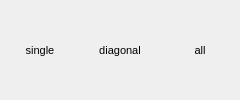
             <widget class="QWidget" name="widget_mipmap" native="true">
              <property name="styleSheet">
               <string notr="true"/>
              </property>
              <layout class="QHBoxLayout" name="horizontalLayout_4">
               <property name="spacing">
                <number>0</number>
               </property>
               <property name="leftMargin">
                <number>0</number>
               </property>
               <property name="topMargin">
                <number>5</number>
               </property>
               <property name="rightMargin">
                <number>0</number>
               </property>
               <property name="bottomMargin">
                <number>5</number>
               </property>
               <item>
                <widget class="QPushButton" name="button_single">
                 <property name="minimumSize">
                  <size>
                   <width>0</width>
                   <height>30</height>
                  </size>
                 </property>
                 <property name="font">
                  <font>
                   <family>Segoe UI</family>
                   <pointsize>8</pointsize>
                  </font>
                 </property>
                 <property name="text">
                  <string>single</string>
                 </property>
                 <property name="checkable">
                  <bool>true</bool>
                 </property>
                 <property name="flat">
                  <bool>true</bool>
                 </property>
                </widget>
               </item>
               <item>
                <widget class="QPushButton" name="button_diagonal">
                 <property name="minimumSize">
                  <size>
                   <width>0</width>
                   <height>30</height>
                  </size>
                 </property>
                 <property name="font">
                  <font>
                   <family>Segoe UI</family>
                   <pointsize>8</pointsize>
                  </font>
                 </property>
                 <property name="text">
                  <string>diagonal</string>
                 </property>
                 <property name="checkable">
                  <bool>true</bool>
                 </property>
                 <property name="flat">
                  <bool>true</bool>
                 </property>
                </widget>
               </item>
               <item>
                <widget class="QPushButton" name="button_all">
                 <property name="minimumSize">
                  <size>
                   <width>0</width>
                   <height>30</height>
                  </size>
                 </property>
                 <property name="font">
                  <font>
                   <family>Segoe UI</family>
                   <pointsize>8</pointsize>
                  </font>
                 </property>
                 <property name="text">
                  <string>all</string>
                 </property>
                 <property name="checkable">
                  <bool>true</bool>
                 </property>
                 <property name="flat">
                  <bool>true</bool>
                 </property>
                </widget>
               </item>
              </layout>
             </widget>
